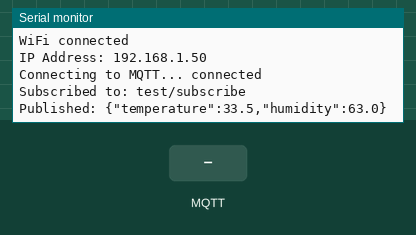
The sketch below on a simulated ESP32. Shown: the last lines printed to the serial monitor. The inputs (shaded band) are chosen by the test bench. WiFi joins after 1.5 s; servers stay silent unless stated; random numbers use the default seed unless the sketch sets one; no MQTT or app messages arrive unless stated.

Above: at 3.7 s.
3.8 s: MQTT message "1" arrives on the first subscribed topic
At 4.3 s:
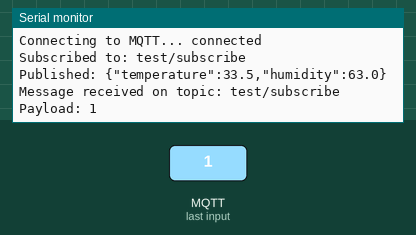
5.3 s: MQTT message "on" arrives on the first subscribed topic
At 5.9 s:
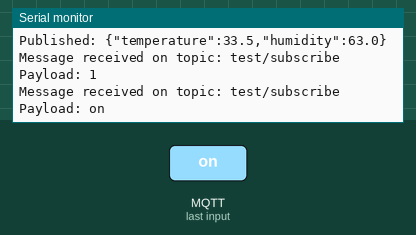
6.8 s: MQTT message "off" arrives on the first subscribed topic
At 7.8 s:
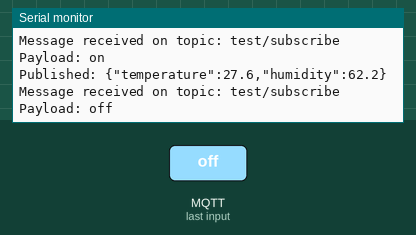
Timing chart, 0 to 9.8 s (numbered marks = the images above; inputs shaded):
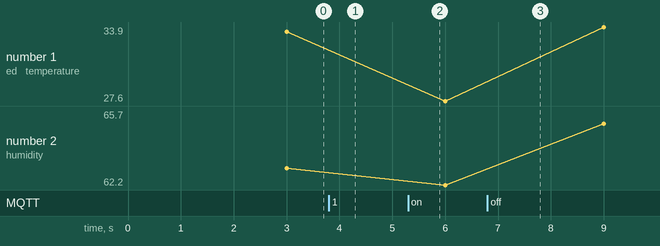

Measured:
- after the input at 3.8 s, the serial monitor: prints a new line at once (image 1)
- after the input at 5.3 s, the serial monitor: prints a new line at once (image 2)
- after the input at 6.8 s, the serial monitor: prints a new line at once (image 3)

The sketch:

mqtt_on_ESP32_enterprise_wifi_and_pubSubClient.ino
```cpp
#include <WiFi.h>
#include <PubSubClient.h>

// =====================================================
// Wi-Fi Configuration
// =====================================================
const char* ssid     = "Student";
const char* username = "YOUR_NET_ID";
const char* password = "YOUR_PASSWORD_WIFI";


// =====================================================
// MQTT Configuration
// =====================================================
const char* mqtt_server = "YOUR_MQTT_BROKER_IP";
const int mqtt_port = 1883;

const char* subscribe_topic = "test/subscribe";
const char* publish_topic   = "test/publish";


// =====================================================
// Network / MQTT Client
// =====================================================
WiFiClient espClient;
PubSubClient client(espClient);


// =====================================================
// Wi-Fi Connection
// =====================================================
void connectWiFi() {

  WiFi.mode(WIFI_STA);
  WiFi.disconnect(true);
  delay(1000);

  // WPA2-Enterprise PEAP authentication
  WiFi.begin(
    ssid,
    WPA2_AUTH_PEAP,
    username,
    username,
    password
  );

  Serial.print("Connecting to WiFi");

  while (WiFi.status() != WL_CONNECTED) {
    delay(500);
    Serial.print(".");
  }

  Serial.println();
  Serial.println("WiFi connected");

  Serial.print("IP Address: ");
  Serial.println(WiFi.localIP());
}


// =====================================================
// MQTT Message Callback
// =====================================================
void mqttCallback(char* topic, byte* payload, unsigned int length) {

  Serial.print("Message received on topic: ");
  Serial.println(topic);

  Serial.print("Payload: ");
  for (unsigned int i = 0; i < length; i++) {
    Serial.print((char)payload[i]);
  }
  Serial.println();
}


// =====================================================
// MQTT Connection
// =====================================================
void connectMQTT() {

  while (!client.connected()) {

    Serial.print("Connecting to MQTT... ");

    // No MQTT username/password required
    if (client.connect("ESP32")) {

      Serial.println("connected");

      client.subscribe(subscribe_topic);
      Serial.print("Subscribed to: ");
      Serial.println(subscribe_topic);

    } else {

      Serial.print("failed, rc=");
      Serial.println(client.state());

      delay(5000);
    }
  }
}


// =====================================================
// Setup
// =====================================================
void setup() {

  Serial.begin(115200);

  connectWiFi();

  // Configure MQTT broker
  client.setServer(mqtt_server, mqtt_port);
  client.setCallback(mqttCallback);

  connectMQTT();

  randomSeed(analogRead(0));
}


// =====================================================
// Main Loop
// =====================================================
const unsigned long publish_interval = 3000;
unsigned long last_publish_time = 0;

void loop() {

  // Reconnect if MQTT connection is lost
  if (!client.connected()) {
    connectMQTT();
  }

  client.loop();

  // Publish every 3 seconds
  if (millis() - last_publish_time >= publish_interval) {
    last_publish_time = millis();

    float temperature = random(200, 351) / 10.0;  // 20.0 - 35.0 °C
    float humidity     = random(300, 801) / 10.0;  // 30.0 - 80.0 %

    char payload[80];
    snprintf(
      payload, sizeof(payload),
      "{\"temperature\":%.1f,\"humidity\":%.1f}",
      temperature, humidity
    );

    client.publish(publish_topic, payload);

    Serial.print("Published: ");
    Serial.println(payload);
  }
}
```
